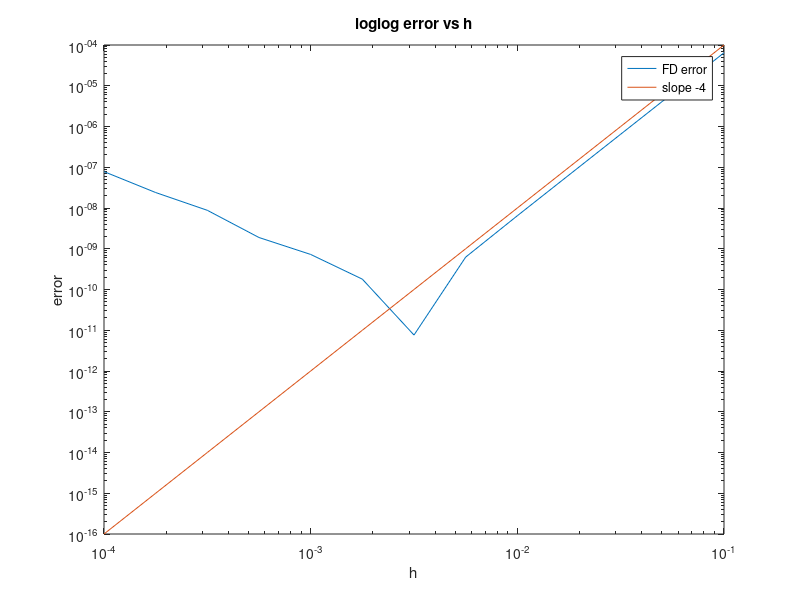

Write the MATLAB code that produced this figure.
hvals = logspace(-1, -4, 13);
u = @(x) sin(2*x);
exact = -4*sin(2);
errs = [];
disp(' ')
disp('       h                 err                 pred err')
for i=1:length(hvals)
    approx = (-8.333333333333333e-02*u(1-2*hvals(i)) + 1.333333333333333e+00*u(1-hvals(i)) + -2.500000000000000e+00*u(1) +  1.333333333333333e+00 * u(1+hvals(i)) +   -8.333333333333333e-02 * u(1+2*hvals(i)))/(hvals(i)^2);
    err = abs(approx-exact);
    errs = [errs err];
    fprintf('%13.4e   %13.4e   %13.4e\n', hvals(i) ,err, -0.0111111 * hvals(i)^4*-64*sin(2))
end

loglog(hvals, errs)
hold on 
sl4 = @(x) x.^(4);
ys4 = sl4(hvals);
loglog(hvals, ys4);
xlabel('h')
ylabel('error')
title('loglog error vs h')
legend('FD error', 'slope -4')
saveas(gcf,'2c.png')